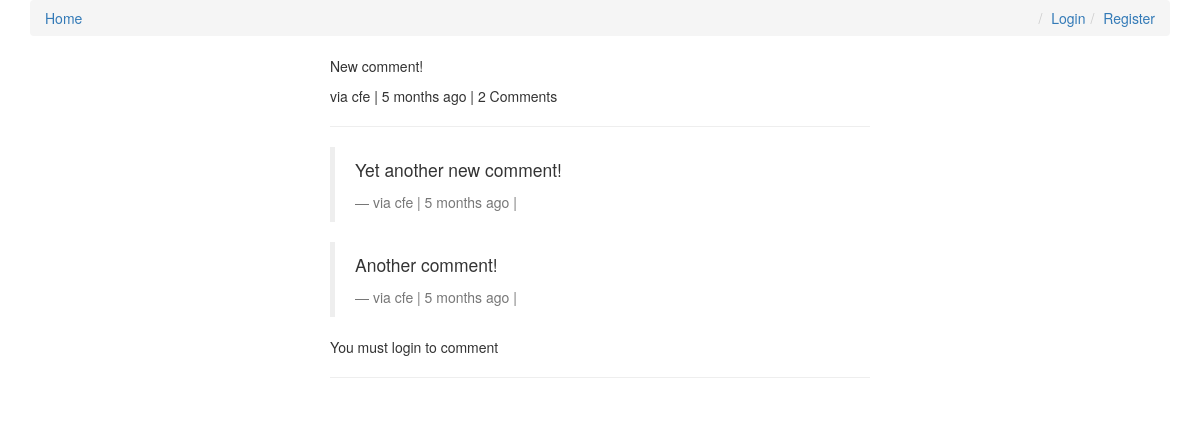
The app's page /comments/1/ with its own data.
### comments/models.py (models this page shows, shortened)
class Comment(models.Model):
    user        = models.ForeignKey(settings.AUTH_USER_MODEL, default=1)
    content_type = models.ForeignKey(ContentType, on_delete=models.CASCADE)
    object_id = models.PositiveIntegerField()
    content_object = GenericForeignKey('content_type', 'object_id')
    parent      = models.ForeignKey("self", null=True, blank=True)
    content     = models.TextField()
    timestamp   = models.DateTimeField(auto_now_add=True)
    objects = CommentManager()
    class Meta:
        ordering = ['-timestamp']
    def children(self): #replies
        return Comment.objects.filter(parent=self)
    @property
    def is_parent(self):
        if self.parent is not None:
            return False
        return True

### comments/views.py (the view, shortened to what this page needs)
# urls.py: url(r'^(?P<id>\d+)/$', comment_thread, name='thread'),
def comment_thread(request, id):
    try:
        obj = Comment.objects.get(id=id)
    except:
        raise Http404
    if not obj.is_parent:
        obj = obj.parent
    content_object = obj.content_object # Post that the comment is on
    content_id = obj.content_object.id
    initial_data = {
            "content_type": obj.content_type,
            "object_id": obj.object_id
    }
    form = CommentForm(request.POST or None, initial=initial_data)
    context = {
        "comment": obj,
        "form": form,
    }
    return render(request, "comment_thread.html", context)

### templates/comment_thread.html (shortened to what this page needs)
{% extends "base.html" %}
{% load urlify %}
{% load crispy_forms_tags %}
{% block content %}
<div class='col-sm-6 col-sm-offset-3'>
          <p>{{ comment.content }}</p>
          <footer>via {{ comment.user }} | {{ comment.timestamp|timesince }} ago | {% if comment.children.count > 0 %}{{ comment.children.count }} Comment{% if comment.children.count > 1 %}s{% endif %} {% endif %} </footer>
          <hr/>
          <div>
              {% for child_comment in comment.children %}
                <blockquote>
                <p>{{ child_comment.content }}</p>
                <footer>via {{ child_comment.user }} | {{ child_comment.timestamp|timesince }} ago | {% if request.user == child_comment.user %}<a href='{{ child_comment.get_delete_url }}'>Delete</a>{% endif %}</footer>
                </blockquote>
             {% endfor %}
             {% if request.user.is_authenticated %}
            <form method="POST" action="."> {% csrf_token %}
                {{ form|crispy }}
                <input type='hidden' name='parent_id' value='{{ comment.id }}'>
                <input type='submit' value='Reply' class='btn btn-default'>
            </form>
            {% else %}
            <p>You must login to comment </p>
            {% endif %}
        </div>
        <hr/>
</div>
{% endblock content %}

### records on screen
Comment: content "New comment!", user "cfe", timestamp "5 months", children.count "2"
Comment: content "Yet another new comment!", user "cfe", timestamp "5 months"
Comment: content "Another comment!", user "cfe", timestamp "5 months"
